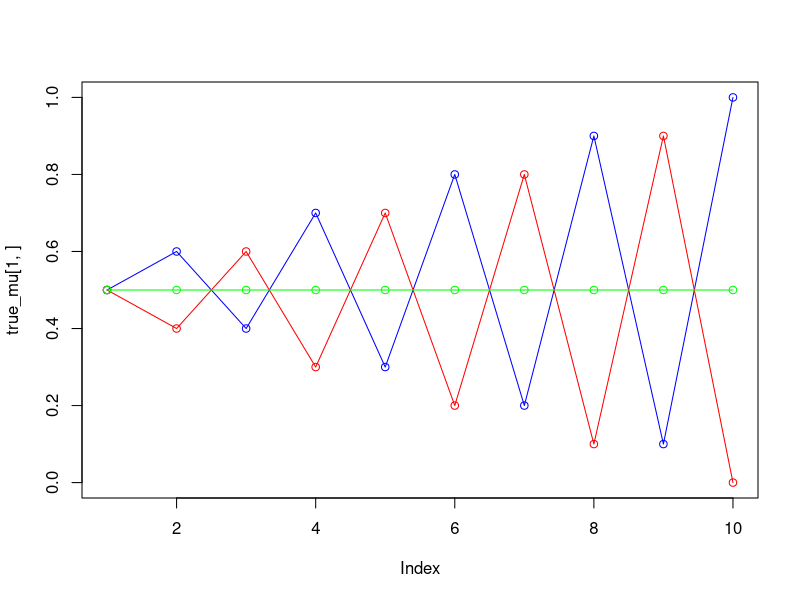
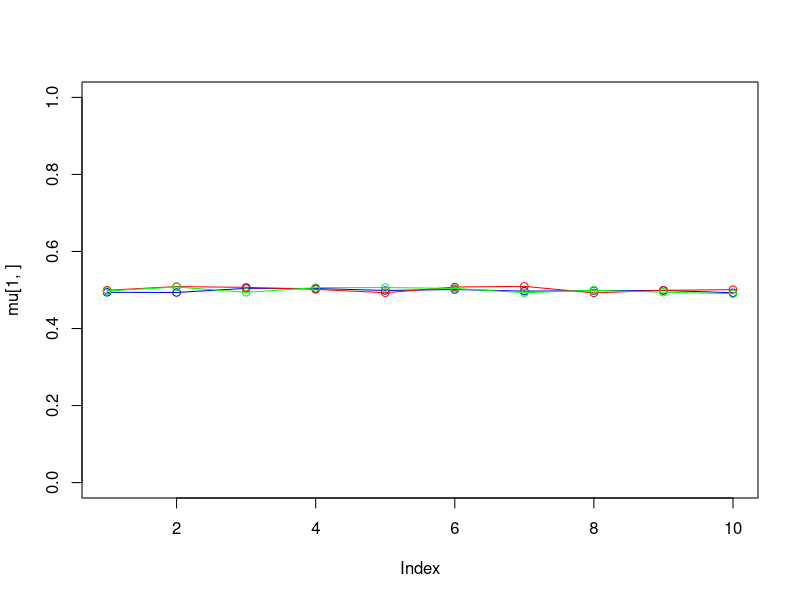
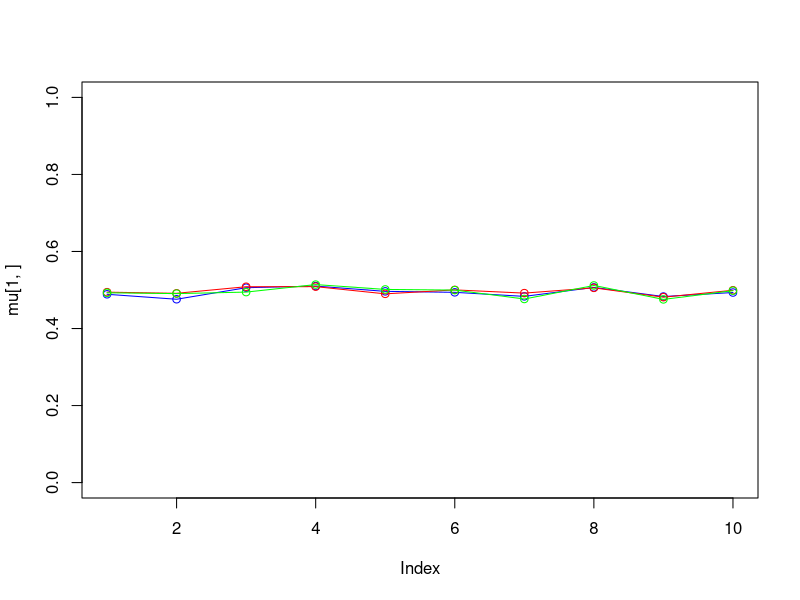
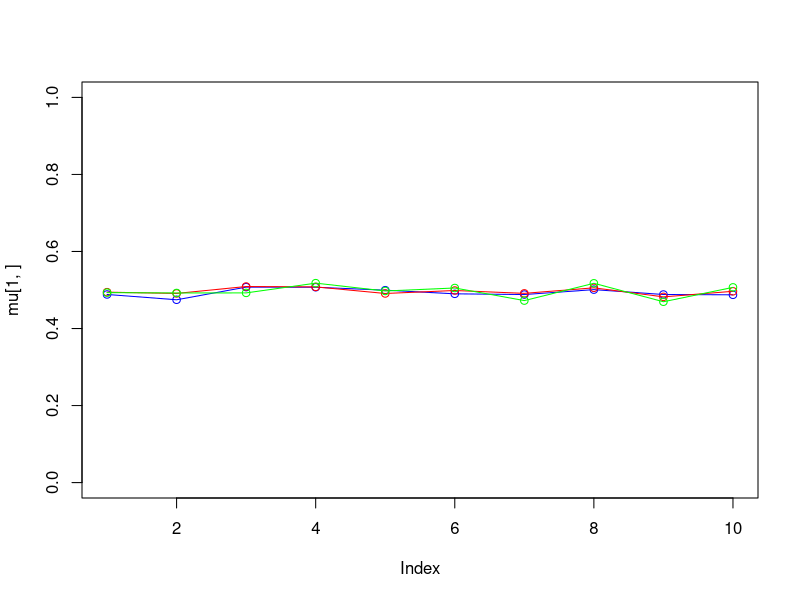
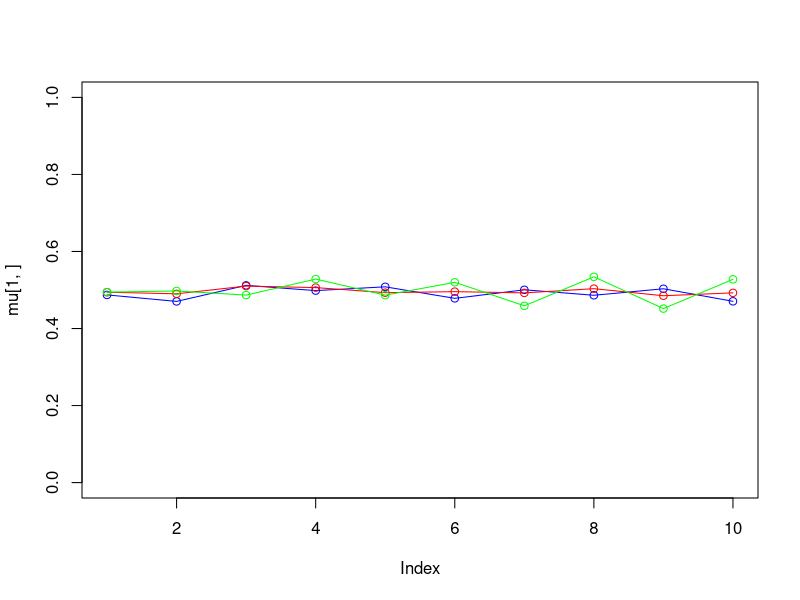
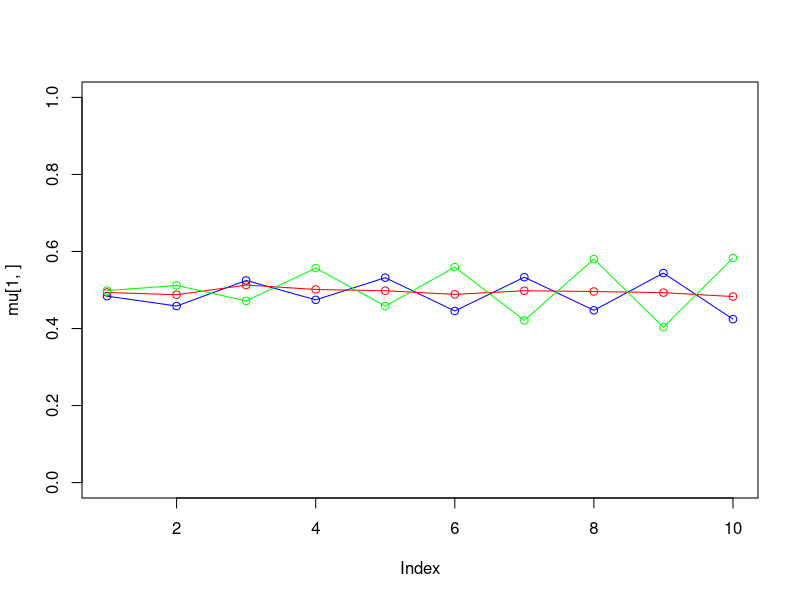
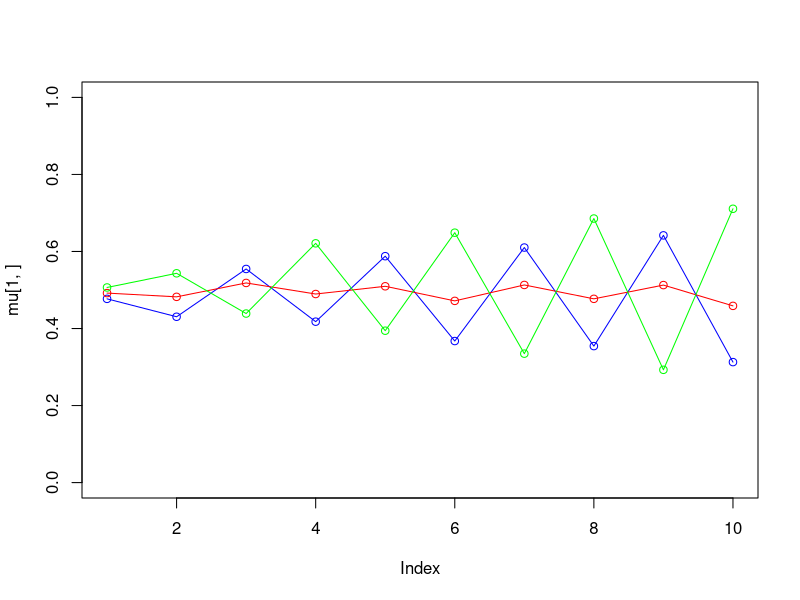
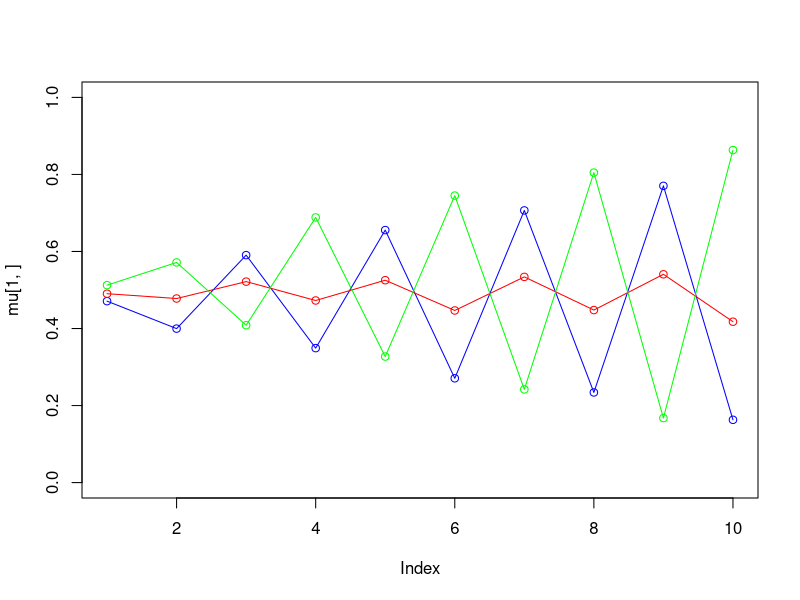

The R script that drew these images, in order:
set.seed(1234567890)
max_it <- 100 # max number of EM iterations
min_change <- 0.1 # min change in log likelihood between two consecutive EM iterations
N=1000 # number of training points
D=10 # number of dimensions
x <- matrix(nrow=N, ncol=D) # training data
true_pi <- vector(length = 3) # true mixing coefficients
true_mu <- matrix(nrow=3, ncol=D) # true conditional distributions

true_pi=c(1/3, 1/3, 1/3)
true_mu[1,]=c(0.5,0.6,0.4,0.7,0.3,0.8,0.2,0.9,0.1,1)
true_mu[2,]=c(0.5,0.4,0.6,0.3,0.7,0.2,0.8,0.1,0.9,0)
true_mu[3,]=c(0.5,0.5,0.5,0.5,0.5,0.5,0.5,0.5,0.5,0.5)
plot(true_mu[1,], type="o", col="blue", ylim=c(0,1))
points(true_mu[2,], type="o", col="red")
points(true_mu[3,], type="o", col="green")

# Producing the training data
for(n in 1:N) {
  k <- sample(1:3,1,prob=true_pi)
  for(d in 1:D) {
    x[n,d] <- rbinom(1,1,true_mu[k,d])
  }
}
K=3 # number of guessed components
z <- matrix(nrow=N, ncol=K) # fractional component assignments
pi <- vector(length = K) # mixing coefficients
mu <- matrix(nrow=K, ncol=D) # conditional distributions
llik <- vector(length = max_it) # log likelihood of the EM iterations
# Random initialization of the paramters
pi <- runif(K,0.49,0.51)
pi <- pi / sum(pi)
for(k in 1:K) {
  mu[k,] <- runif(D,0.49,0.51)
}

pi
mu

for(it in 1:max_it) {
  plot(mu[1,], type="o", col="blue", ylim=c(0,1))
  points(mu[2,], type="o", col="red")
  points(mu[3,], type="o", col="green")
  #points(mu[4,], type="o", col="yellow")
  #Sys.sleep(0.5)
  # E-step: Computation of the fractional component assignments
  Bx = exp(x %*% log(t(mu)) + (1-x) %*% log(t(1-mu)))
  Px = Bx * rep(pi, nrow(Bx))
  Z = Px / rowSums(Px)
  #Log likelihood computation.
  L = sum(log(rowSums(Px)))
  llik[it] = L
  
  cat("iteration: ", it, "log likelihood: ", llik[it], "\n")
  flush.console()
  # Stop if the lok likelihood has not changed significantly
  
  #M-step: ML parameter estimation from the data and fractional component assignments
  pi = colSums(Z)/N
  mu = (t(Z) %*% x) / colSums(Z)
}
pi
mu
plot(llik[1:it], type="o")